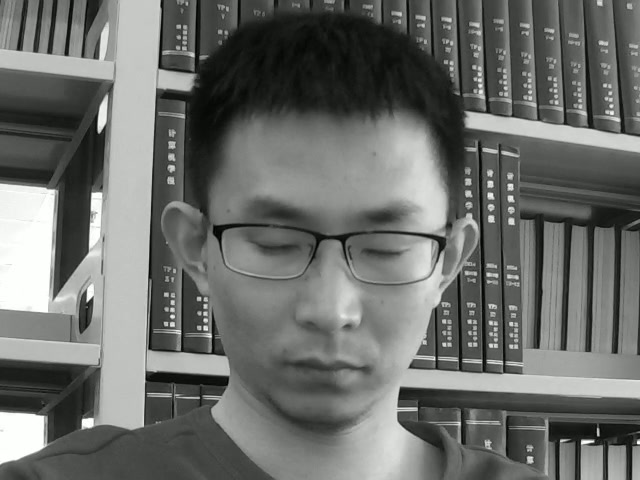
#> input picture data/original/1.jpeg, 640 x 480 px; its folder holds only this picture in this run
$ python face_cutout.py
#> lines starting #> are read from the running program, lines starting #| are printed output that depends on the picture
# -*-coding:utf8-*-
import os
import cv2
import time
import shutil

CASCADE_FACE = '/usr//local/Cellar/opencv/2.4.13.2/share/OpenCV/haarcascades/haarcascade_frontalface_alt.xml'
CASCADE_LEFT_EYE = '/usr//local/Cellar/opencv/2.4.13.2/share/OpenCV/haarcascades/haarcascade_lefteye_2splits.xml'
CASCADE_RIGHT_EYE = '/usr//local/Cellar/opencv/2.4.13.2/share/OpenCV/haarcascades/haarcascade_righteye_2splits.xml'


def get_image_path_list(dir_path, *suffix):
    path_array = []

    for r, ds, fs in os.walk(dir_path):
        for fn in fs:
            if os.path.splitext(fn)[1] in suffix:
                file_name = os.path.join(r, fn)
                path_array.append(file_name)

    return path_array


def show_image(image_name, image_data):
    cv2.imshow(image_name, image_data)


def cutout_faces(src_path, tag_path, invalid_path, *suffix):
    try:
        count = 1
        image_paths = get_image_path_list(src_path, *suffix)

        face_cascade = cv2.CascadeClassifier(CASCADE_FACE)
        left_eye_cascade = cv2.CascadeClassifier(CASCADE_LEFT_EYE)
        right_eye_cascade = cv2.CascadeClassifier(CASCADE_RIGHT_EYE)

        for image_path in image_paths:
            image = cv2.imread(image_path)
#> image is the input picture: shape (480, 640, 3); mean B, G, R 106.8, 109.8, 107.8
            if type(image) != str:
                faces = face_cascade.detectMultiScale(image, 1.1, 5)
#> faces = [[173, 123, 316, 316]]
                if len(faces):
                    for (x, y, w, h) in faces:
                        # 设置人脸宽度大于128像素，去除较小的人脸
                        if w >= 128 and h >= 128:
                            cv2.rectangle(image, (x, y), (x + w, y + h), (255, 0, 0), 2, 8, 0)

                            left_eye = left_eye_cascade.detectMultiScale(image, 1.1, 5)
                            for (left_eye_x, left_eye_y, left_eye_w, left_eye_h) in left_eye:
                                cv2.rectangle(image, (left_eye_x, left_eye_y),
                                              (left_eye_x + left_eye_w, left_eye_y + left_eye_h),
                                              (255, 0, 0), 2, 8, 0)

                            left_eye = right_eye_cascade.detectMultiScale(image, 1.1, 5)
                            for (right_eye_x, right_eye_y, right_eye_w, right_eye_h) in left_eye:
                                cv2.rectangle(image, (right_eye_x, right_eye_y),
                                              (right_eye_x + right_eye_w, right_eye_y + right_eye_h),
                                              (255, 0, 0), 2, 8, 0)

                            # 以时间戳和读取的排序作为文件名称
                            list_str = [str(int(time.time())), str(count)]
                            file_name = ''.join(list_str)

                            '''第一种情况，宽图像'''
                            # [4 lines of commented-out code are left out]

                            '''第二种情况，正方形图像'''
                            face_x1 = int(x - w / 4)
                            face_x2 = int(face_x1 + w + w / 2)
                            face_y1 = int(y - w / 4)
                            face_y2 = int(face_y1 + w + w / 2)

                            cutout_face = image[face_y1:face_y2, face_x1:face_x2]
                            face_224_224 = cv2.resize(cutout_face, (224, 224))

                            cv2.imshow("original", image)
                            cv2.imshow("cutout", cutout_face)
                            cv2.imshow("target", face_224_224)
                            cv2.waitKey(0)

                            # f = cv2.resize(image[face_y:face_h, face_x:face_w], (face_w - face_h, face_h - face_y))
                            # show_image(image[face_y:face_h, face_x:face_w])

                            # cv2.imwrite(tag_path + os.sep + '%s.jpg' % file_name, f)
                            count += 1

                            print(image_path + "have face")
#> this loop made 1 pass
#> (x, y, w, h, face_x1, face_x2, face_y1) on pass 1: (173, 123, 316, 316, 94, 568, 44)
#| data/original/1.jpeghave face
#> pass 1, in cutout_faces, `cutout_face = image[face_y1:face_y2, face_x1:face_x2]`:
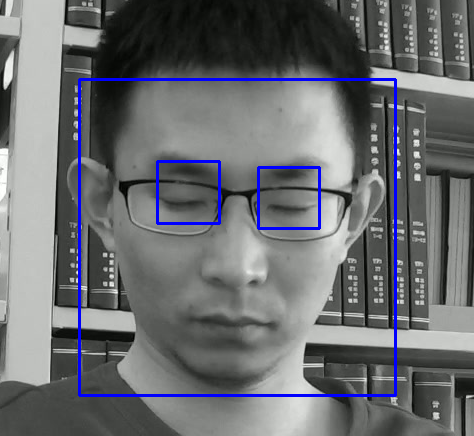
#> cutout_face: shape (436, 474, 3); mean B, G, R 111.8, 108.2, 106.2
#> pass 1, in cutout_faces, `face_224_224 = cv2.resize(cutout_face, (224, 224))`:
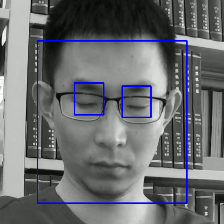
#> face_224_224: shape (224, 224, 3); mean B, G, R 111.8, 108, 106
#> pass 1, in cutout_faces, `cv2.imshow("original", image)`:
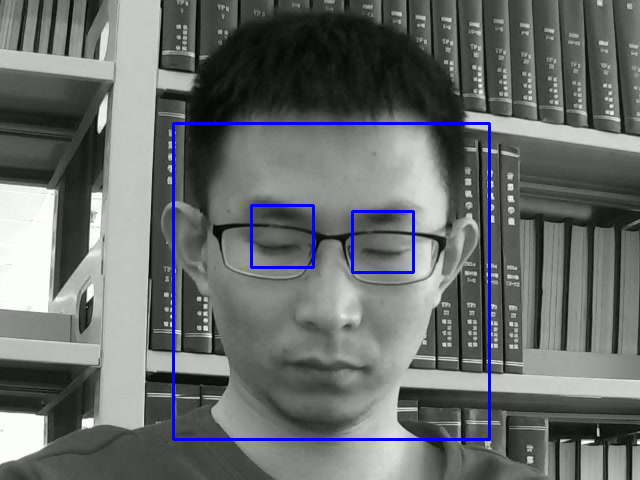
#> window 'original': shape (480, 640, 3); mean B, G, R 109.3, 107.9, 105.9
#> after the loop, count = 2
                else:
                    shutil.move(image_path, invalid_path)

    except IOError:
        print("Error")

    else:
        print('Find ' + str(count - 1) + ' faces to Destination ' + tag_path)
#| Find 1 faces to Destination /Users/xiaxing/PycharmProjects/FaceCutout/data/faces


if __name__ == '__main__':
    invalidPath = r'/Users/xiaxing/PycharmProjects/FaceCutout/data/noface'
    sourcePath = r'/Users/xiaxing/PycharmProjects/FaceCutout/data/original'
    targetPath = r'/Users/xiaxing/PycharmProjects/FaceCutout/data/faces'

    cutout_faces(sourcePath, targetPath, invalidPath, '.jpeg', '.jpg', '.JPG', 'png', 'PNG')
